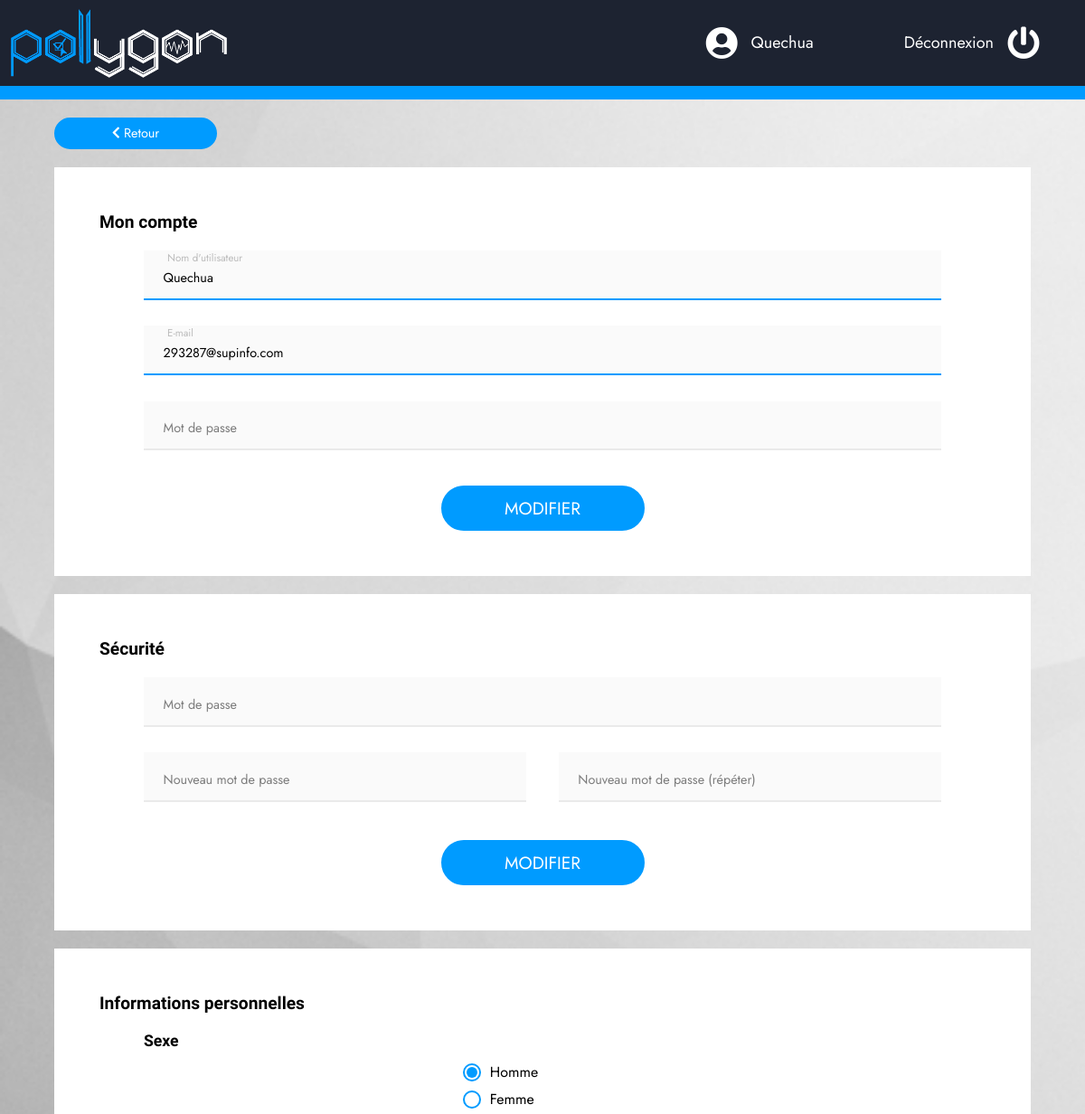
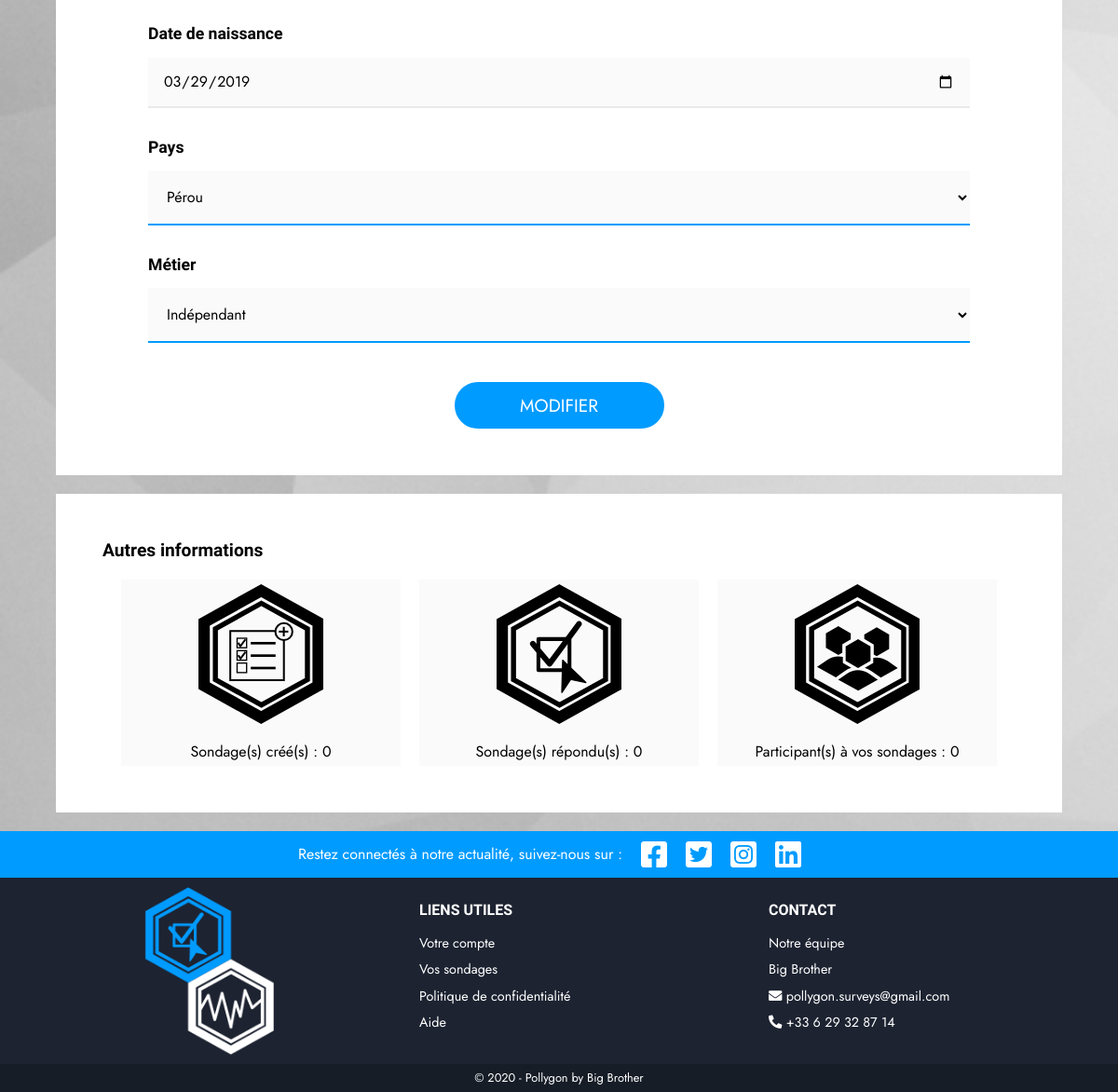
Screenshot of /my_account.php (signed in) with the database file from the repository (2 pictures, top to bottom).
### tables this page shows
CREATE TABLE IF NOT EXISTS `users` (
  `user_id` int(11) NOT NULL AUTO_INCREMENT,
  `username` varchar(32) NOT NULL,
  `email` varchar(255) NOT NULL,
  `password` varchar(255) NOT NULL,
  `gender` varchar(20) DEFAULT NULL,
  `birthdate` date DEFAULT NULL,
  `country` varchar(255) DEFAULT NULL,
  `job` varchar(255) DEFAULT NULL,
  PRIMARY KEY (`user_id`)
);

### my_account.php (called while the page is built, shortened)
<?php
require_once "./init.php";
$UserManager = new Users($db);
$user = $UserManager->get($_SESSION["user_id"]);
if ($user)  $user = $user[0];
else        $user = [];
require_once "./views/my_account_v.php";

### classes/PDOFactory.php (called while the page is built, shortened)
<?php
abstract class PDOFactory {
    public static function sendQuery($db, $sql, $vars = [], $return = true) {
        $query = $db->prepare($sql);
        $result = [];
        foreach ($vars as $name => $value) {
            if      (is_int($value))    $type = PDO::PARAM_INT;
            elseif  (is_bool($value))   $type = PDO::PARAM_BOOL;
            else                        $type = PDO::PARAM_STR;
            $query->bindValue(":$name", $value, $type);
        }
        $query->execute();
        if ($return) while ($d = $query->fetch(PDO::FETCH_ASSOC)) { $result[] = $d; }
        if ($return) return $result;
    }
}

### classes/Users.php (called while the page is built, shortened)
<?php
class Users {
    private $_db;
    public function __construct(PDO $db) {
        $this->_db = $db;
    }
    public function get($user_id) {
        return PDOFactory::sendQuery(
            $this->_db,
            'SELECT username, email, gender, birthdate, country, job FROM users WHERE user_id = :user_id',
            ["user_id" => (int) $user_id]
        );
    }
}

### views/models/fields/username_f.php (the view)
<div class="field floating_label_wrapper">
    <input type="text" id="username" class="floating_label_input" name="username"
           minlength="1" maxlength="32" placeholder="Nom d'utilisateur"
           <?php if(isset($user)) { if (isset($user["username"])) { echo 'value="'.$user["username"].'"'; }} ?>
           required>
    <label for="username" class="floating_label">Nom d'utilisateur</label>
</div>

### views/models/fields/email_f.php
<div class="field floating_label_wrapper">
    <input type="email" id="email" class="floating_label_input" name="email"
           minlength="1" maxlength="255" placeholder="E-mail"
           <?php if(isset($user)) { if (isset($user["email"])) { echo 'value="'.$user["email"].'"'; }} ?>
           required>
    <label for="email" class="floating_label">E-mail</label>
</div>

### views/models/fields/birthdate_f.php (shortened to what this page needs)
<div class="field">
    <h3>Date de naissance</h3>
    <input type="date" id="birthdate" name="birthdate"
           min="1900-01-01" max="2020-12-31"
           <?php if(isset($user)) { if (isset($user["birthdate"])) { echo 'value="'.$user["birthdate"].'"'; }} ?>
           required>
</div>

### views/models/fields/country_f.php (shortened to what this page needs)
<?php
    $defaultCheck = "";
    if(isset($user)) {
        if (isset($user["country"])) {
            $defaultCheck = $user["country"];
        }
    }
?>
<div class="field">
    <h3>Pays</h3>
    <select id="country" name="country" required>
        <option value="PER" <?php if ($defaultCheck == "PER") echo "selected"; ?>>P&eacute;rou</option>
    </select>
</div>

### views/models/fields/job_f.php (shortened to what this page needs)
<?php
    $defaultCheck = "";
    if(isset($user)) {
        if (isset($user["job"])) {
            $defaultCheck = $user["job"];
        }
    }
?>
<div class="field">
    <h3>M&eacute;tier</h3>
    <select id="job" name="job" required>
        <option value="Ind&eacute;pendant" <?php if ($defaultCheck == "Indépendant") echo "selected"; ?>>Ind&eacute;pendant</option>
    </select>
</div>

### assets/css/main.css (style rules this page uses)
body { height: 100%; font-family: 'Jost', Arial, sans-serif; background: url("../images/bg_white_alt.jpg") no-repeat 0 0 fixed; background-size: cover; }
h1, h2, h3, h4, h5, h6 { margin: 0; font-family: 'Quicksand', Arial, sans-serif; font-weight: 600; }
form h3 { font-size: 1.1em; margin-bottom: 15px; }
.field { display: block; width: 90%; margin: 0 auto 2em auto; }
.field input, .field select { box-sizing: border-box; text-align: left; width: 100%; padding: 1.5em 1.5em 1em 1.5em; background: #FAFAFA; border: none; border-bottom: 2px #eaeaea solid; transition: background-color 100ms ease-in; }
.field input:focus, .field input:not(:placeholder-shown), .field select:focus, .field select:not(:invalid) { outline: none; box-shadow: none; border-color: #009BFF; }
.field input[type="date"] { padding: 1em; border-color: #eaeaea; cursor: pointer; }
.field select { padding: 1em; cursor: pointer; }
.floating_label_wrapper { position: relative; font-size: 0.9em; background: #FAFAFA; font-family: 'Jost', Arial, sans-serif; transition: background-color 100ms ease-in; }
.floating_label_input { position: relative; background: transparent !important; z-index: 2000; }
.floating_label_input::placeholder { color: transparent; }
.floating_label_input, .floating_label_input + .floating_label { display: block; width: 100%; max-height: 3.8em; line-height: 1; font: inherit; }
.floating_label_input + .floating_label { box-sizing: border-box; position: absolute; top: 0; left: 0; text-align: left; padding: 1.5em; transition: transform .25s, opacity .25s ease-in-out; transform-origin: 0 0; opacity: .5; -webkit-user-select: none; -khtml-user-select: none; -moz-user-select: none; -o-user-select: none; user-select: none; z-index: 1500; }
.floating_label_input:focus + .floating_label, .floating_label_input:not(:placeholder-shown) + .floating_label { transform: translate(1%, -30%) scale(.8); opacity: .25; }
.account_box .field { text-align: left; }
.stat svg { max-width: 225px; max-height: 150px; }

### rows the page displays
users: username "Quechua", email "293287@supinfo.com", birthdate "03/29/2019", country "Pérou", job "Indépendant"

### other values shown
$_SESSION["username"] "Quechua"
$surveys_count "0"
$surveys_answered_count "0"
$surveys_members "0"
